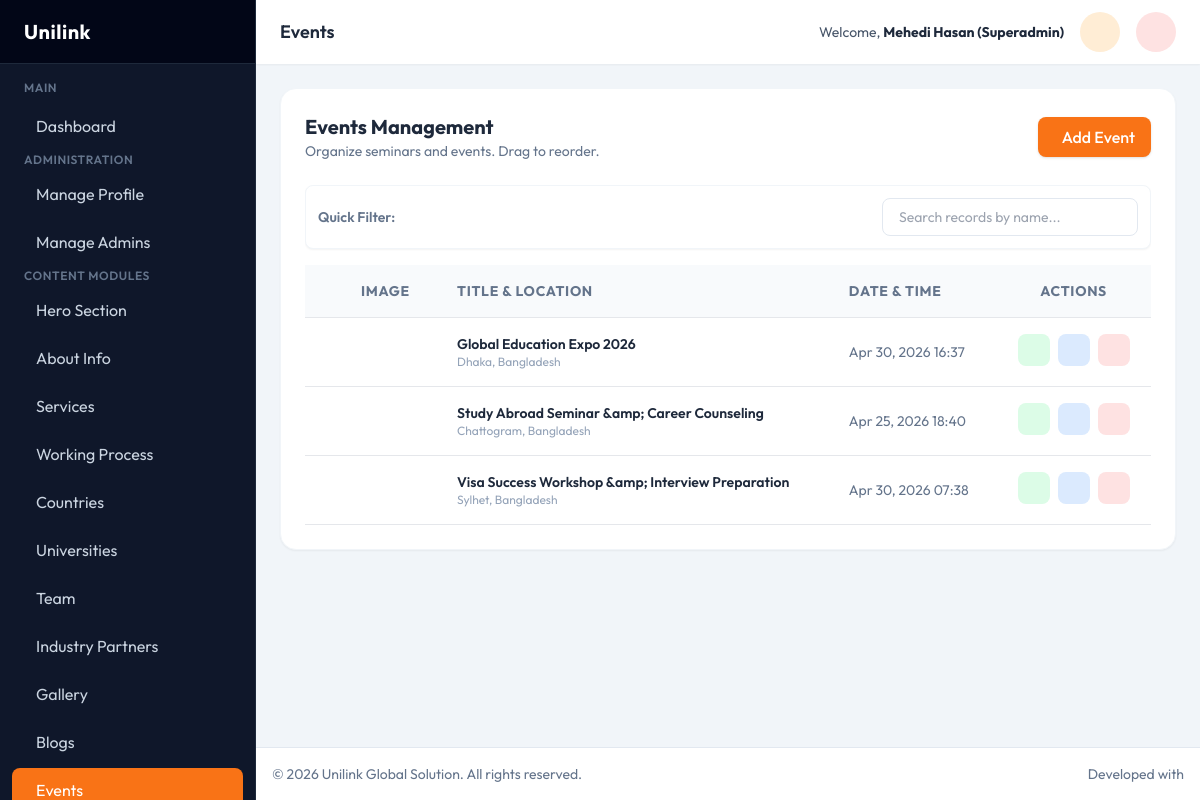
The app's page /admin/events.php (signed in) with its own data.
### tables this page shows
CREATE TABLE `event` (
  `id` int(11) NOT NULL,
  `event_image` varchar(255) DEFAULT NULL,
  `title` varchar(255) DEFAULT NULL,
  `date_time` datetime DEFAULT NULL,
  `location` varchar(255) DEFAULT NULL,
  `description` text DEFAULT NULL,
  `position` int(11) NOT NULL DEFAULT 0
);

### admin/events.php (the view, shortened to what this page needs)
<?php
require_once __DIR__ . '/components/header.php';
$events = $pdo->query("SELECT * FROM event ORDER BY position ASC, date_time DESC")->fetchAll();
?>
<div class="bg-white rounded-2xl shadow-sm border border-slate-100 p-6 mb-6">
    <div class="flex flex-col sm:flex-row justify-between items-start sm:items-center gap-4 mb-6">
        <div>
            <h3 class="text-xl font-bold text-slate-800">Events Management</h3>
            <p class="text-slate-500 text-sm">Organize seminars and events. Drag to reorder.</p>
        </div>
        <button onclick="openModal()" class="px-4 py-2 bg-secondary hover:bg-accent text-white font-medium rounded-lg shadow transform transition flex items-center gap-2">
            <i class="ph ph-plus-circle text-xl"></i> Add Event
        </button>
    </div>
    <div class="overflow-x-auto">
        <table class="w-full text-left border-collapse">
            <thead>
                <tr class="bg-slate-50 text-slate-500 text-sm uppercase tracking-wider">
                    <th class="p-4 border-b w-10"></th>
                    <th class="p-4 border-b w-24">Image</th>
                    <th class="p-4 border-b">Title & Location</th>
                    <th class="p-4 border-b">Date & Time</th>
                    <th class="p-4 border-b text-center">Actions</th>
                </tr>
            </thead>
            <tbody id="sortableBody" class="text-slate-700 text-sm">
                <?php foreach($events as $item): ?>
                <tr class="hover:bg-slate-50 border-b cursor-move" data-id="<?php echo $item['id']; ?>">
                    <td class="p-4 text-slate-400"><i class="ph ph-dots-six-vertical text-xl"></i></td>
                    <td class="p-4">
                    </td>
                    <td class="p-4">
                        <div class="font-semibold text-slate-800"><?php echo htmlspecialchars($item['title']); ?></div>
                        <div class="text-xs text-slate-400"><i class="ph ph-map-pin"></i> <?php echo htmlspecialchars($item['location']); ?></div>
                    </td>
                    <td class="p-4 text-slate-500"><?php echo date('M d, Y H:i', strtotime($item['date_time'])); ?></td>
                    <td class="p-4 flex gap-2 justify-center">
                        <a href="event_registrations.php?id=<?php echo $item['id']; ?>" class="w-8 h-8 rounded-lg bg-green-100 text-green-600 flex items-center justify-center hover:bg-green-200 transition" title="View Registrations">
                        </a>
                        <button type="button" onclick='editItem(<?php echo json_encode($item); ?>)' class="w-8 h-8 rounded-lg bg-blue-100 text-blue-600 flex items-center justify-center hover:bg-blue-200 transition">
                        </button>
                        <form action="events.php" method="POST" onsubmit="return confirm('Delete this event?');" class="inline">
                            <button type="submit" class="w-8 h-8 rounded-lg bg-red-100 text-red-600 flex items-center justify-center hover:bg-red-200 transition">
                            </button>
                        </form>
                    </td>
                </tr>
                <?php endforeach; ?>
            </tbody>
        </table>
    </div>
</div>
<?php require_once __DIR__ . '/components/footer.php'; ?>

### admin/components/header.php (style rules this page uses)
body { font-family: 'Outfit', sans-serif; background-color: #f1f5f9; color: #334155; }

### records on screen
event: title "Global Education Expo 2026", location "Dhaka, Bangladesh", date_time "Apr 30, 2026 16:37"
event: title "Study Abroad Seminar &amp; Career Counseling", location "Chattogram, Bangladesh", date_time "Apr 25, 2026 18:40"
event: title "Visa Success Workshop &amp; Interview Preparation", location "Sylhet, Bangladesh", date_time "Apr 30, 2026 07:38"

### other values on screen
str_replace(['_', '.php'], [' ', ''], $current_page) "Events"
$_SESSION['admin_name'] "Mehedi Hasan (Superadmin)"
